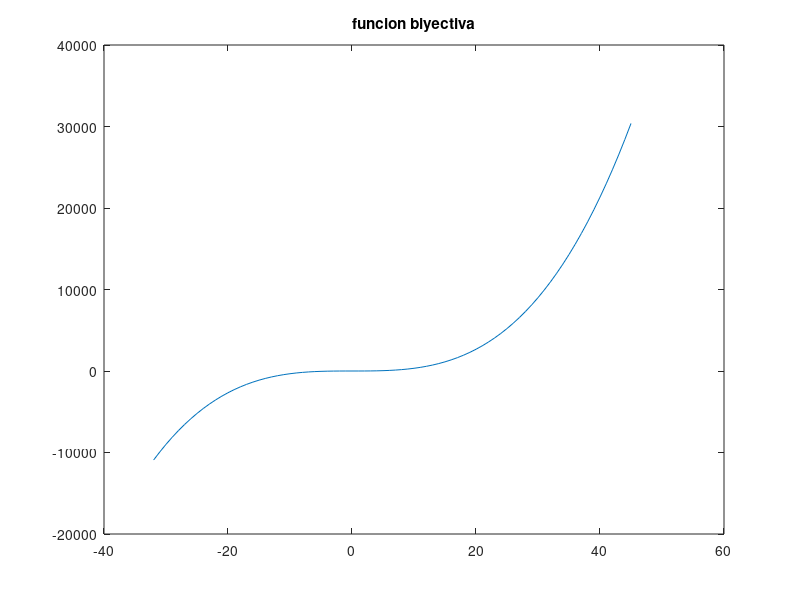

This figure's MATLAB source:
 %descricion:  para graficar funciones 
%author: Jafet martinez meza 
%fecha: 16/11/2021
%date: 202123653
x=-32:1:45;
y=((x.^3).^1/3);
plot (x,y)
title(['funcion biyectiva'])
